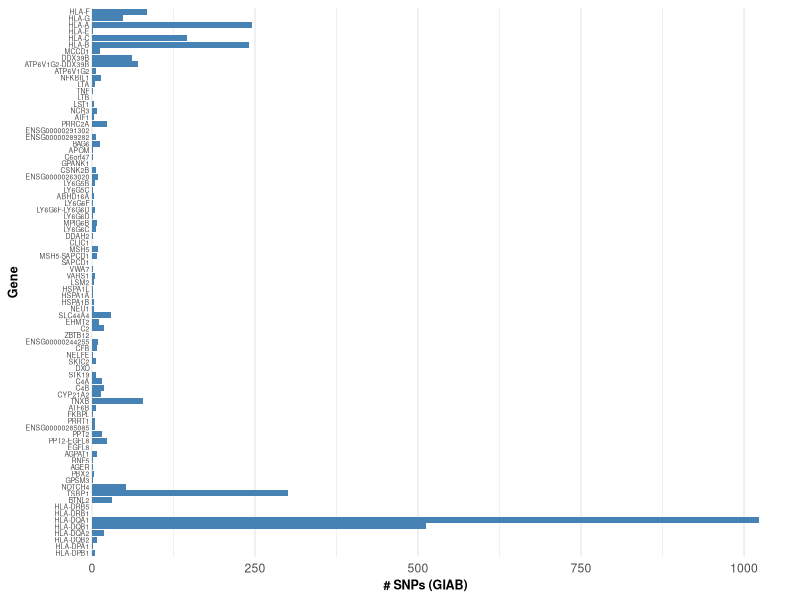
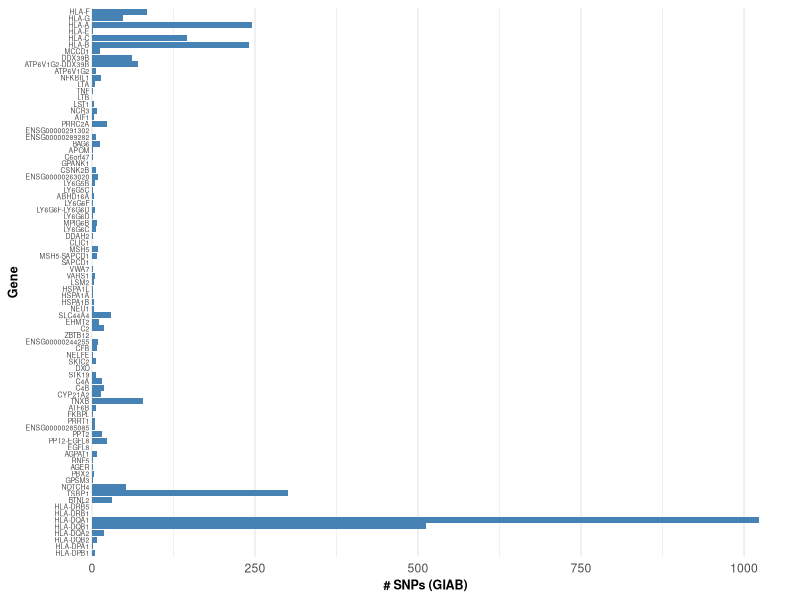
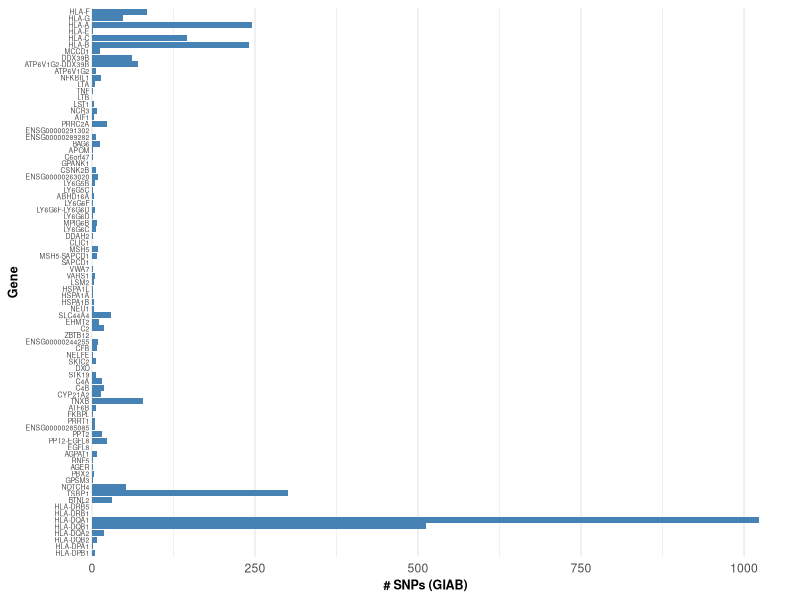

Source code (R) for these figures, in order:
# Load necessary library
library(ggplot2)

# Read the data
data <- read.csv("HG002_gene_snps.csv")

# Reverse the order of the genes for the Y-axis
data$gene <- factor(data$gene, levels = rev(data$gene))

# Create the horizontal bar chart with reversed Y-axis order
figure <- ggplot(data, aes(x = snps, y = gene)) +
  geom_bar(stat = "identity", fill = "steelblue") +
  theme_minimal() +
  labs(
    x = "# SNPs (GIAB)",
    y = "Gene"
  ) +
  theme(
    axis.text.y = element_text(size = 5, margin = margin(r = -25)), # Adjust label proximity
    axis.title = element_text(size = 9, face = "bold"),
    panel.grid.major.y = element_blank(), # Remove default gridlines
    panel.grid.minor.y = element_blank()
  )

figure

# Save the plot
ggsave(filename = "giab_snps.pdf", plot = figure)
ggsave(filename = "giab_snps.png", plot = figure)


